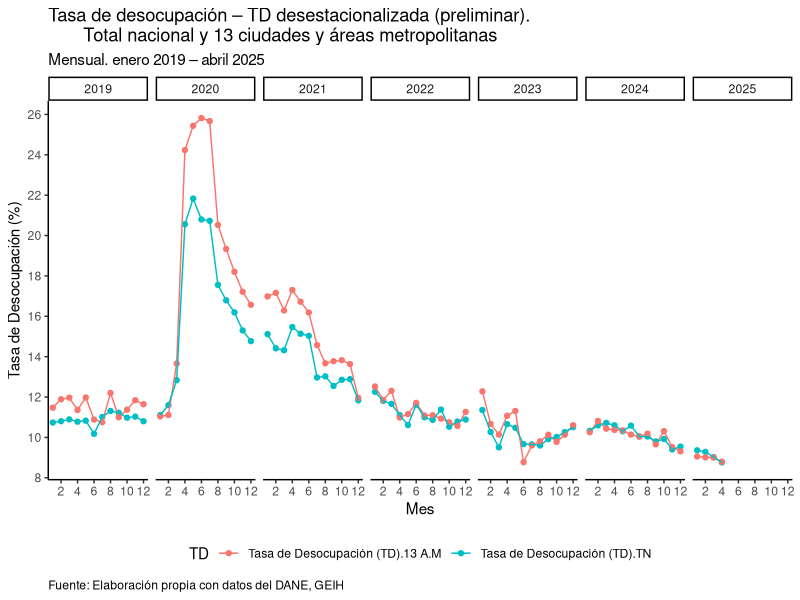
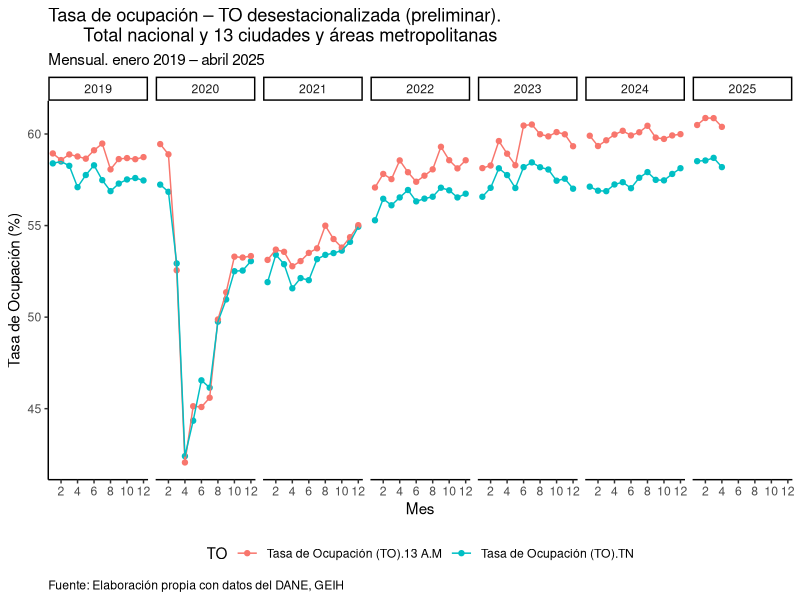
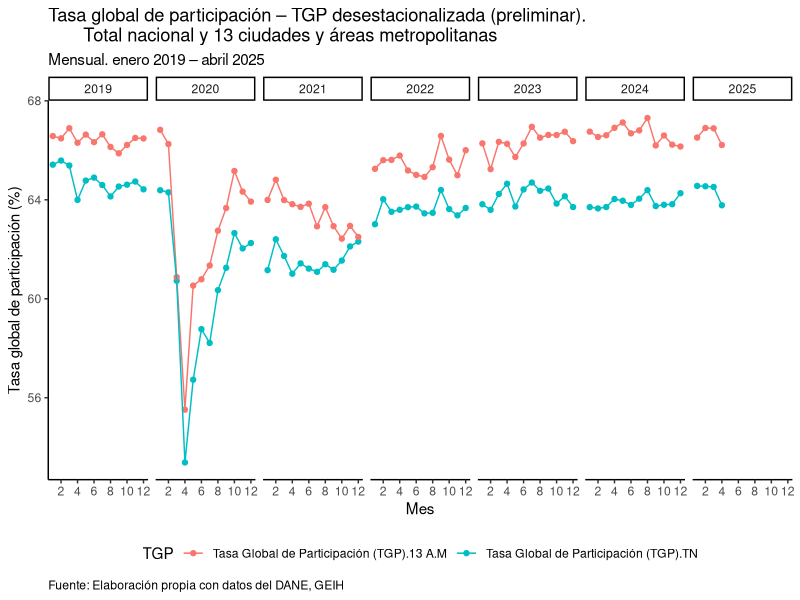

Generate these figures, in order, with R:
## ---- chunk 1

library(readxl)
library(tidyverse)
## ---- chunk 2

# Here we load the labour market indices for Total country

df1 = readxl::read_excel("anex-GEIH-Desestacionalizado-abr2025.xlsx",
                         sheet = "Total nacional",
                         range = "A12:KG16",
                         col_names = FALSE)

# Now we load the labour market indices for Total 13 cities and metropolitan areas

df2 = readxl::read_excel("anex-GEIH-Desestacionalizado-abr2025.xlsx",
                         sheet = "Total 13 ciudades A.M.",
                         range = "A12:KG16",
                         col_names = FALSE)
## ---- chunk 3

# Indexing the year and month variables to the dataframes

df1[1, 1] = "Año"
df1[2, 1] = "Mes"

df2[1, 1] = "Año"
df2[2, 1] = "Mes"
## ---- chunk 4

# Total country

df1 = df1 |>
  tidyr::pivot_longer(cols = 2:293,
                      values_to = "value") |> 
  tidyr::fill(value) |> 
  tidyr::pivot_wider(names_from = 1,
                     values_from = value) |> 
  dplyr::select(Año:`Tasa de Desocupación (TD)`)

## ---- chunk 5

# Total 13 cities and metropolitan areas

df2 = df2 |>
  tidyr::pivot_longer(cols = 2:293,
                      values_to = "value") |> 
  tidyr::fill(value) |> 
  tidyr::pivot_wider(names_from = 1,
                     values_from = value) |> 
  dplyr::select(Año:`Tasa de Desocupación (TD)`)

## ---- chunk 6

# Now we merge both dataframes: total country and 13 cities and metropolitan areas labour market indices by (año and mes)

data = df1 |> 
  dplyr::inner_join(df2,
                    by = c("Año", "Mes"),
                    suffix = c(".TN", ".13 A.M"))

data
## ---- chunk 7

# Now we transform some variables to numeric

data = data |> 
  dplyr::mutate_at(vars(1, 3:8), as.numeric)

glimpse(data)
## ---- chunk 8

# Please first notice that some months have asterisks, so we  need to replace them too

meses = data |>
  dplyr::distinct(Mes)

meses$Mes
## ---- chunk 9

# Now we transform the "string" format of months to "numeric"

data = data |>
  dplyr::mutate(
    Mes = recode(Mes,
                 "Ene" = 01, "Feb" = 02,
                 "Mar" = 03, "Abr" = 04,
                 "May" = 05, "Jun" = 06,
                 "Jul" = 07, "Ago" = 08,
                 "Sep" = 09, "Oct" = 10,
                 "Nov" = 11, "Dic" = 12,
                 "Jul*" = 07, "Ago*" = 08))

glimpse(data)
## ---- chunk 10

# Then, we filter the data set from 2019:

data = data |>
  dplyr::filter(Año >= 2019)

## ---- chunk 11

unemp = data |>
  dplyr::select(Año, Mes,
                `Tasa de Desocupación (TD).TN`,
                `Tasa de Desocupación (TD).13 A.M`) |>
  tidyr::pivot_longer(cols = 3:4,
                      names_to = "TD",
                      values_to = "value")  

unemp
## ---- chunk 12

unemp |> 
  ggplot(aes(x = Mes, y = value, colour = TD, group = TD)) +
  geom_point() +
  geom_line() +
  facet_grid( . ~ Año) +
  scale_x_continuous(breaks = seq(0,12, by=2)) +
  scale_y_continuous(breaks = seq(8,26, by=2)) +
  theme_classic() +
  labs(title = "Tasa de desocupación – TD desestacionalizada (preliminar).
       Total nacional y 13 ciudades y áreas metropolitanas",
       subtitle = "Mensual. enero 2019 – abril 2025",
       x = "Mes",
       y = "Tasa de Desocupación (%)",
       caption = "Fuente: Elaboración propia con datos del DANE, GEIH") +
  theme(plot.caption.position = "panel",
        plot.caption = element_text(hjust = 0),
        legend.position = "bottom")

## ---- chunk 13

emp = data |>
  dplyr::select(Año, Mes,
                `Tasa de Ocupación (TO).TN`,
                `Tasa de Ocupación (TO).13 A.M`) |>
  tidyr::pivot_longer(cols = 3:4,
                      names_to = "TO",
                      values_to = "value")  

emp
## ---- chunk 14

emp |> 
  ggplot(aes(x = Mes, y = value, colour = TO, group = TO)) +
  geom_point() +
  geom_line() +
  facet_grid( . ~ Año) +
  scale_x_continuous(breaks = seq(0,12, by=2)) +
  theme_classic() +
  labs(title = "Tasa de ocupación – TO desestacionalizada (preliminar).
       Total nacional y 13 ciudades y áreas metropolitanas",
       subtitle = "Mensual. enero 2019 – abril 2025",
       x = "Mes",
       y = "Tasa de Ocupación (%)",
       caption = "Fuente: Elaboración propia con datos del DANE, GEIH") +
  theme(plot.caption.position = "panel",
        plot.caption = element_text(hjust = 0),
        legend.position = "bottom") 

## ---- chunk 15

lfp = data |>
  dplyr::select(Año, Mes,
                `Tasa Global de Participación (TGP).TN`,
                `Tasa Global de Participación (TGP).13 A.M` ) |>
  tidyr::pivot_longer(cols = 3:4,
                      names_to = "TGP",
                      values_to = "value")

lfp
## ---- chunk 16

lfp |> 
  ggplot(aes(x = Mes, y = value, colour = TGP, group = TGP)) +
  geom_point() +
  geom_line() +
  facet_grid( . ~ Año) +
  scale_x_continuous(breaks = seq(0,12, by=2)) +
  theme_classic() +
  labs(title = "Tasa global de participación – TGP desestacionalizada (preliminar).
       Total nacional y 13 ciudades y áreas metropolitanas",
       subtitle = "Mensual. enero 2019 – abril 2025",
       x = "Mes",
       y = "Tasa global de participación (%)",
       caption = "Fuente: Elaboración propia con datos del DANE, GEIH") +
  theme(plot.caption.position = "panel",
        plot.caption = element_text(hjust = 0),
        legend.position = "bottom") 

